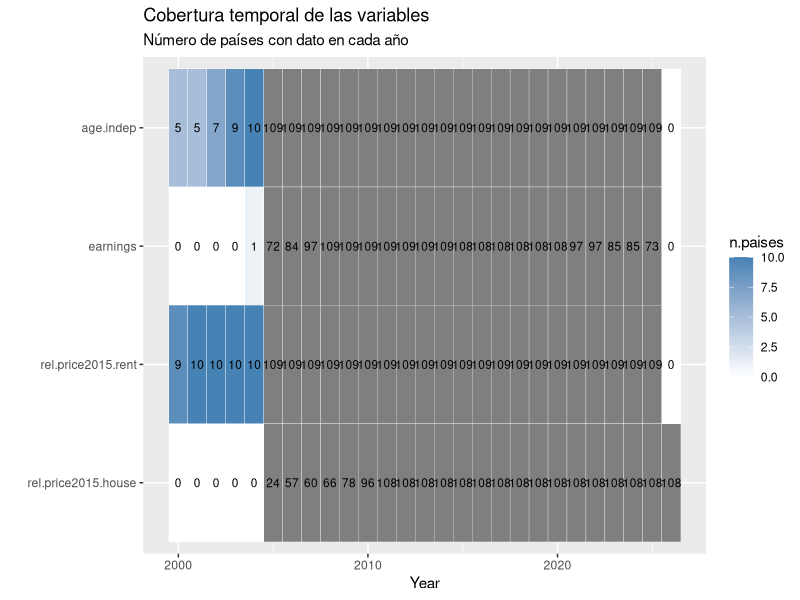
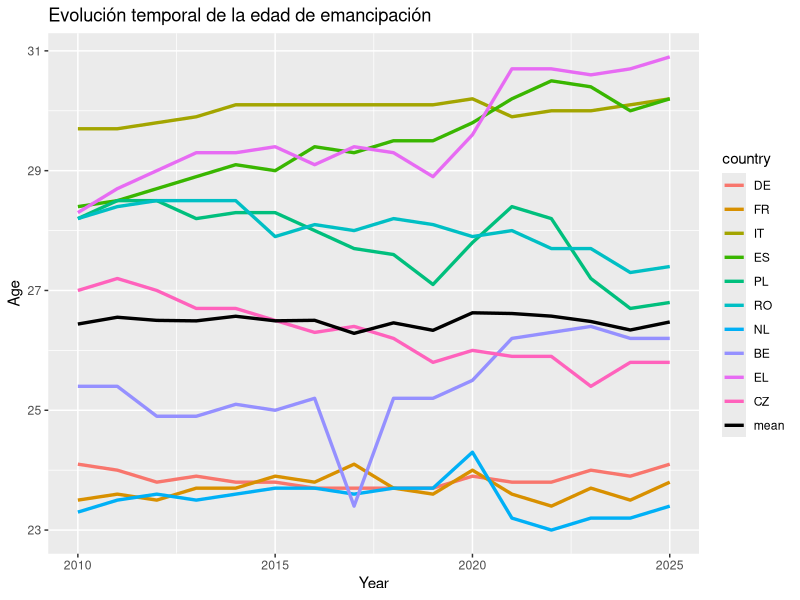
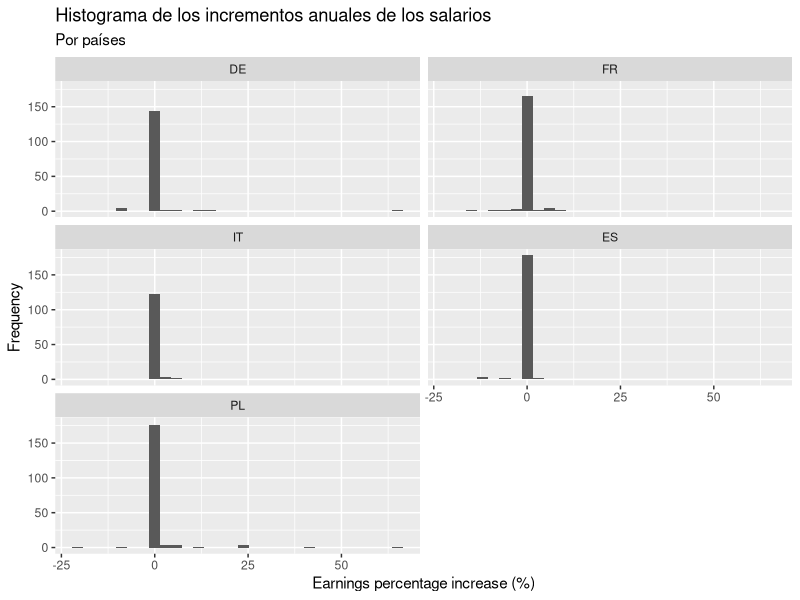
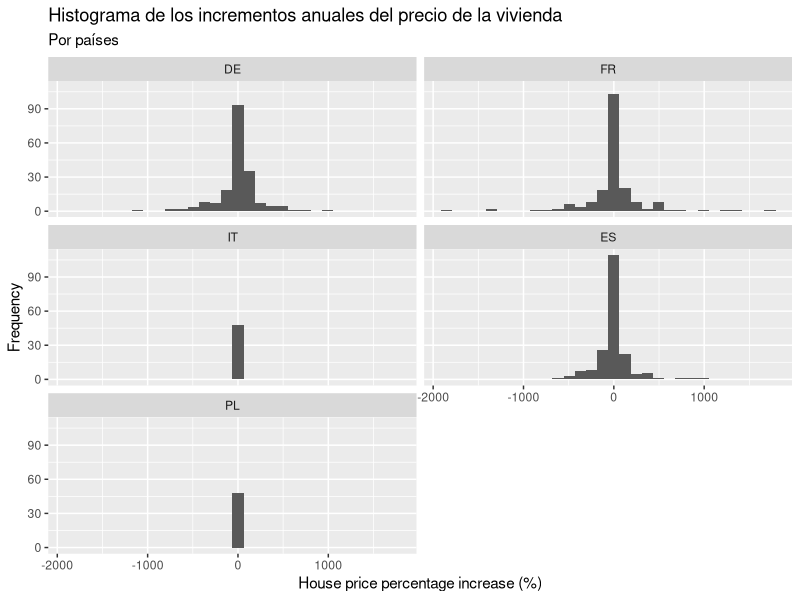
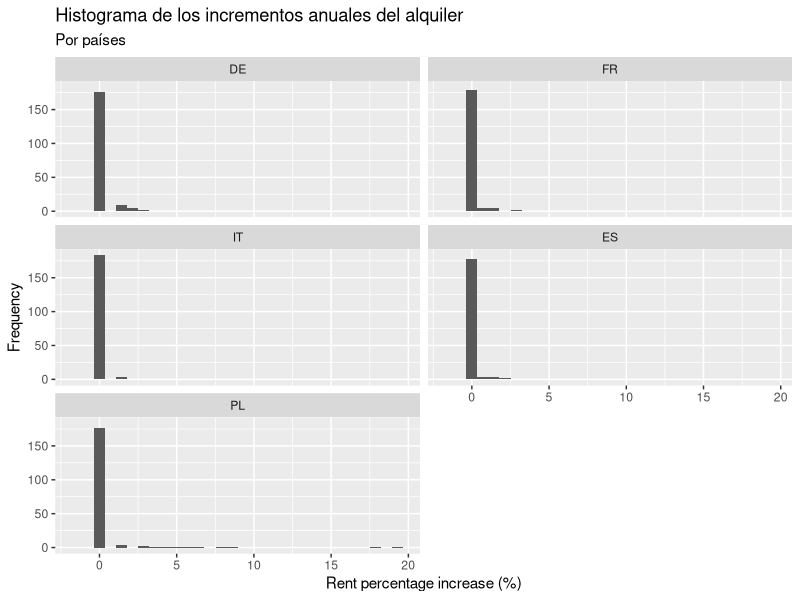
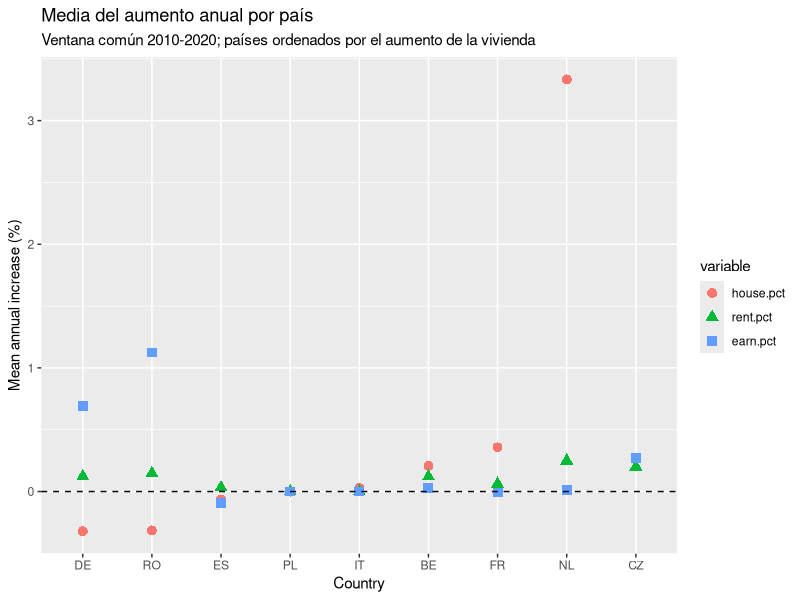
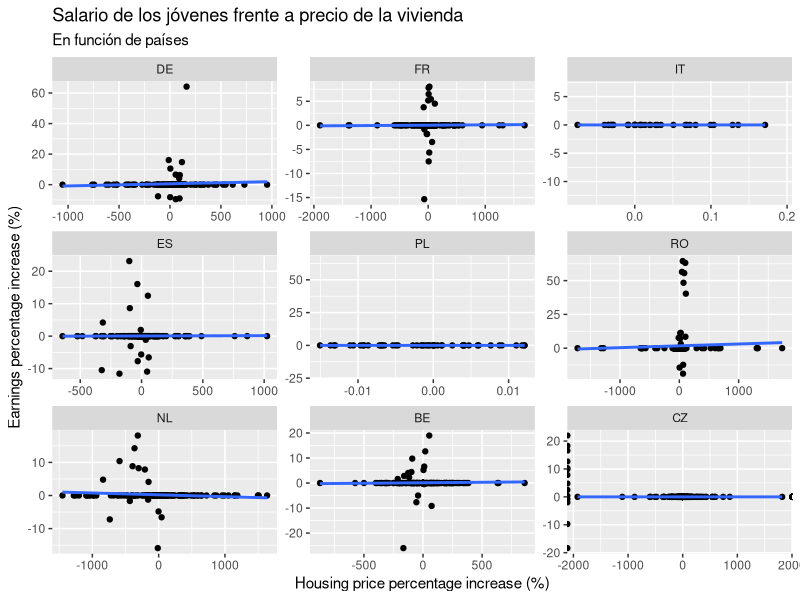
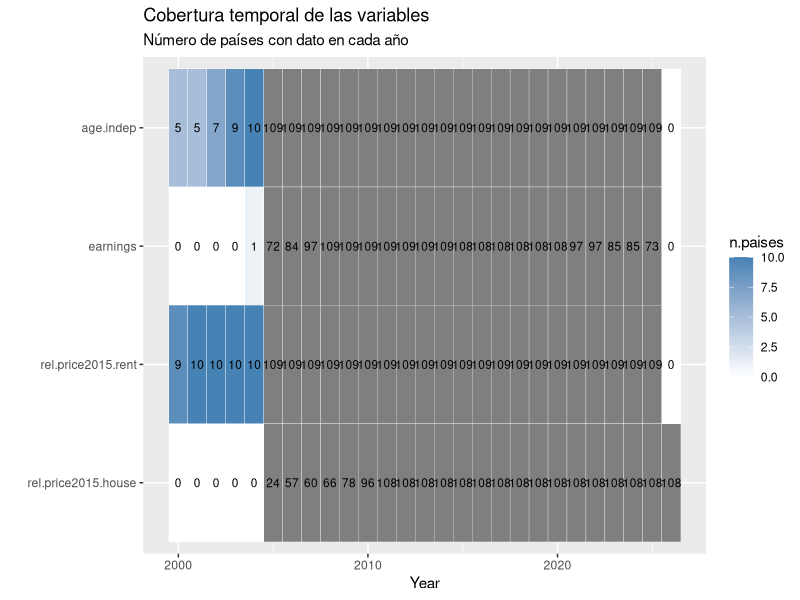

Recreate these plots in R, in order. (Note: this script raises an error after producing the figures.)
## ---- chunk 1
library(readr)
library(stringr)
library(dplyr)
library(tidyr)
library(magrittr)
library(lubridate)
library(ggplot2)
library(GGally)
## ---- chunk 2
# Cargamos el dataframe
poblacion <- read_tsv('data/poblacion_paises.tsv')

# Limpiamos los nombres de la variable country para obtener los nombres de los paises
colnames(poblacion)[1] <- 'country'
poblacion %<>% mutate(country = sub("^.*,", "", country)) %>% mutate(across(-1, ~ as.numeric(gsub('[^0-9.]', '', .x))))

# Calculamos la media poblacional de cada pais desde el 2000 hasta hoy
poblacion %<>% transmute(country, population = rowMeans(select(., -country), na.rm = TRUE))

# Ordenamos los paises de mayor a menor poblacion
# Eliminamos algunos que no pertenecen politicamente a Europa
poblacion %<>% arrange(desc(population)) %>% filter(!(country %in% c('RU', 'UA', 'DE_TOT', 'TR', 'FX', 'BY', 'AZ', 'UK')))

# Nos quedamos con los nombres de los 10 primeros
mas.poblacion10 <- poblacion$country[1:10]

# Nos quedamos con los nombres de los 5 primeros
mas.poblacion5 <- poblacion$country[1:5]
## ---- chunk 3
# Cargamos el dataframe
indep.resid <- read_tsv('data/edad_independencia_residencial.tsv')

# La primera columna viene con los valores de sex y country, por lo que hay que separarlos
colnames(indep.resid)[1] <- 'sex.country'
indep.resid %<>% mutate(sex.country = sub("^.*,([^,]*,[^,]*)$", "\\1", sex.country)) %>% separate(sex.country, into = c('sex', 'country'), sep = ',') %>% mutate(sex = factor(sex))

# Aqui pasamos los valores de edad de emancipacion en funcion de año a formato tidy
# Filtramos para quedarnos con sex = 'T', el total, ya que no nos interesa la diferenciacion por sexos
# Nos quedamos con los 10 paises mas poblados
indep.resid %<>% mutate(across(c(-1, -2), ~ as.numeric(gsub('[^0-9.]', '', .x)))) %>% pivot_longer(cols = c(-1, -2), names_to = 'year', values_to = 'age.indep') %>% mutate(year = as.numeric(year)) %>% filter(sex == 'T' & country %in% mas.poblacion10) %>% select(-sex) %>% mutate(country = factor(country, levels = mas.poblacion10, labels = mas.poblacion10))
## ---- chunk 4
precio.vivienda <- read_tsv('data/precio_vivienda.tsv')

colnames(precio.vivienda)[1] <- 'country'
precio.vivienda %<>% mutate(country = sub(".*,", "", country))

precio.vivienda %<>% mutate(across(-1, ~ as.numeric(gsub('[^0-9.]', '', .x)))) %>% pivot_longer(cols = -1, names_to = 'year.quadri', values_to = 'rel.price2015.house')

# Como el indice viene por cuatrimestres, nos quedamos con 1 solo valor, el correspondiente al cuatrimestre 1
precio.vivienda %<>% separate(year.quadri, into = c('year', 'quadri'), sep = '-') %>% mutate(quadri = factor(quadri, ordered=TRUE)) %>% mutate(year = as.numeric(year)) %>% filter(country %in% mas.poblacion10 & quadri == 'Q1') %>% select(-quadri) %>% mutate(country = factor(country, levels = mas.poblacion10, labels = mas.poblacion10))
## ---- chunk 5
precio.alquiler <- read_tsv('data/precio_alquiler.tsv')

colnames(precio.alquiler)[1] <- 'country'
precio.alquiler %<>% mutate(country = sub(".*,", "", country))

precio.alquiler %<>% mutate(across(-1, ~ as.numeric(gsub('[^0-9.]', '', .x)))) %>% pivot_longer(cols = -1, names_to = 'year', values_to = 'rel.price2015.rent') %>% mutate(year = as.numeric(year)) %>% filter(country %in% mas.poblacion10) %>% mutate(country = factor(country, levels = mas.poblacion10, labels = mas.poblacion10))
## ---- chunk 6
salarios2 <- read_tsv('data/salarios2.tsv')

# Este dataframe ha sido obtenido de otra fuente
# Por eso los nombres de los paises vienen en otro formato y hay que hacer el filtrado manualmente otra vez 
salarios2 %<>% transmute(country = ref_area.label, year = time, earnings = 0.9*obs_value, source = factor(source.label))
names.country <- c('Germany', 'France', 'Italy', 'Spain', 'Poland', 'Romania', 'Netherlands', 'Belgium', 'Greece', 'Czechia')
names.country %in% salarios2$country
salarios2 %<>% filter(country %in% names.country) %>% mutate(country = factor(country, levels = names.country, labels = mas.poblacion10))

# En algunos paises se ha cambiado el metodo de cuantificar los salarios, por lo que hay saltos muy grandes de un año a otro
# Identificamos los paises en los que ha pasado esto
major.source <- salarios2 %>% count(country, source) %>% group_by(country) %>% arrange(desc(n)) %>% slice(1) %>% mutate(major.source = source) %>% select(c(-source, -n))

# Para no estropear la tendencia temporal, nos quedamos con los datos correspondientes a 1 solo metodo, del que mas observaciones haya
salarios2 %<>% full_join(major.source) %>% mutate(earnings = ifelse(source == major.source, earnings, NA)) %>% select(c(-major.source, -source))
## ---- chunk 7
# Juntamos todas las variables en un dataframe por paises y años
jovenes.df <- indep.resid %>% full_join(salarios2) %>% full_join(precio.alquiler) %>% full_join(precio.vivienda) 
## ---- chunk 8
dim(jovenes.df)
# Numero de registros y de variables

vars.num <- setdiff(colnames(jovenes.df)[sapply(jovenes.df, is.numeric)], 'year')
vars.num
# Variables cuantitativas continuas. 'country' es cualitativa nominal y 'year' es cuantitativa discreta (indice temporal)

por.var <- function(f) unname(sapply(jovenes.df[vars.num], f))
# Aplica una funcion a cada variable numerica y devuelve un vector sin nombres
## ---- chunk 9
cobertura <- jovenes.df %>% group_by(year) %>% summarise(across(all_of(vars.num), ~ sum(!is.na(.x)))) %>% pivot_longer(-year, names_to = 'variable', values_to = 'n.paises') %>% mutate(variable = factor(variable, levels = rev(vars.num)))

ggplot(cobertura, aes(x = year, y = variable, fill = n.paises)) + geom_tile(color = 'white') + geom_text(aes(label = n.paises), size = 3) + scale_fill_gradient(low = 'white', high = 'steelblue', limits = c(0, length(unique(jovenes.df$country)))) + labs(title = 'Cobertura temporal de las variables', subtitle = 'Número de países con dato en cada año') + xlab('Year') + ylab('')
ggsave('results/univ_cobertura.pdf', width = 14, height = 10, dpi = 300)
## ---- chunk 10
# Limitamos el estudio desde el 2010 hasta el 2025
jovenes.df %<>% filter(year >= 2010 & year <= 2025)

# Obtenemos el primer año en el que comienzan las medidas de salarios y precios
# Tomamos este año como valor de referencia para poder compararlos luego mas facilmente
year.start <- jovenes.df %>% group_by(country) %>% arrange(year) %>% select(c(country, year, rel.price2015.rent, rel.price2015.house, earnings)) %>%  filter(if_all(everything(), ~ !is.na(.x))) %>% slice(1) %>% ungroup() %>% transmute(country, year.start = year)

jovenes.df <- full_join(jovenes.df, year.start)

# Ahora tomamos, para cada variable, un valor de 100 en el año de referencia, asi las podremos comparar mejor graficamente
jovenes.df %<>% group_by(country) %>% mutate(earnings = earnings/earnings[year == unique(year.start)]*100, price.rent = rel.price2015.rent/rel.price2015.rent[year == unique(year.start)]*100, price.house = rel.price2015.house/rel.price2015.house[year == unique(year.start)]*100) %>% select(c(-year.start, -rel.price2015.rent, -rel.price2015.house)) %>% ungroup()

# Calculamos los salarios en proporcion al precio de la vivienda y a los alquileres, respectivamente
jovenes.df %<>% mutate(earn.prop.house = earnings/price.house*100, earn.prop.rent = earnings/price.rent*100)

# Calculamos el aumento porcentual de los salarios, alquileres y precio de la vivienda para cada año
jovenes.df %<>%
  group_by(country) %>%
  arrange(year, .by_group = TRUE) %>%
  mutate(
    age.diff = age.indep - lag(age.indep),
    earn.diff = earnings - lag(earnings),
    house.diff = price.house - lag(price.house),
    rent.diff = price.rent - lag(price.rent)
  ) %>%
  ungroup()
## ---- chunk 11
# Calculamos ahora cuales son las variables cuantitativas continuas tras las transformaciones
vars.num <- setdiff(colnames(jovenes.df)[sapply(jovenes.df, is.numeric)], 'year')
vars.num
## ---- chunk 12
sumario.jovenes <- data.frame(variable = colnames(jovenes.df))
sumario.jovenes$type <- sapply(jovenes.df, function(x) class(x)[1])
sumario.jovenes$levels <- sapply(jovenes.df, function(x) length(unique(x)))
sumario.jovenes$topLevel <- sapply(jovenes.df, function(x) names(which.max(table(x))))
sumario.jovenes$topCount <- sapply(jovenes.df, function(x) max(table(x)))
sumario.jovenes$topFrac <- sumario.jovenes$topCount / nrow(jovenes.df)
sumario.jovenes$missFreq <- sapply(jovenes.df, function(x) sum(is.na(x)))
sumario.jovenes$missFrac <- sumario.jovenes$missFreq / nrow(jovenes.df)

sumario.jovenes
## ---- chunk 13
cobertura.var <- data.frame(variable = vars.num)
cobertura.var$year.min <- unname(sapply(vars.num, function(v) min(jovenes.df$year[!is.na(jovenes.df[[v]])])))
cobertura.var$year.max <- unname(sapply(vars.num, function(v) max(jovenes.df$year[!is.na(jovenes.df[[v]])])))
cobertura.var$n.obs <- unname(sapply(vars.num, function(v) sum(!is.na(jovenes.df[[v]]))))
cobertura.var$n.paises <- unname(sapply(vars.num, function(v) length(unique(jovenes.df$country[!is.na(jovenes.df[[v]])]))))
cobertura.var
## ---- chunk 14
mystats <- function(x, na.omit = TRUE) {
  if (na.omit) x <- x[!is.na(x)]
  m <- mean(x)
  n <- length(x)
  s <- sd(x)
  skew <- sum((x - m)^3 / s^3) / n
  kurt <- sum((x - m)^4 / s^4) / n - 3
  return(c(n = n, mean = m, trimmed = mean(x, trim = 0.1), median = median(x), min = min(x), q1 = quantile(x, 0.25, names = FALSE), q3 = quantile(x, 0.75, names = FALSE), max = max(x), stdev = s, var = var(x), mad = mad(x), IQR = IQR(x), skew = skew, kurtosis = kurt))
}
# Funcion del Tema 6 (asimetria y curtosis en exceso), ampliada con media recortada (10%), cuartiles, rango intercuartilico y MAD

estad <- sapply(jovenes.df[vars.num], mystats)

t(round(estad[c('n', 'mean', 'trimmed', 'median', 'min', 'q1', 'q3', 'max'), ], 2))
# Tendencia central y posicion

t(round(estad[c('stdev', 'var', 'mad', 'IQR', 'skew', 'kurtosis'), ], 2))
# Dispersion y forma (skew > 0: cola larga a la derecha; kurtosis > 0: colas mas pesadas que la normal)
## ---- chunk 15
age.mean <- jovenes.df %>% group_by(year) %>% summarise(age.mean = mean(age.indep, na.rm = TRUE), .groups = "drop")
ggplot() + geom_line(data = jovenes.df, mapping = aes(x = year, y = age.indep, color = country), linewidth = 1.15, na.rm = TRUE) + geom_line(data = age.mean, mapping = aes(x = year, y = age.mean, color = 'mean'), linewidth = 1.15, na.rm = TRUE) +
  scale_color_manual(values = c(setNames(scales::hue_pal()(length(unique(jovenes.df$country))), unique(jovenes.df$country)), "mean" = "black")) +
  labs(title = 'Evolución temporal de la edad de emancipación') + xlab('Year') + ylab('Age')
ggsave('results/edad_emancipacion.pdf', width = 14, height = 10, dpi = 300)
## ---- chunk 16
media.edad <- jovenes.df %>% group_by(country) %>% summarise(n.years = n(), media = round(mean(age.indep, na.rm = TRUE),2), media.pct = round(mean(age.diff, na.rm = TRUE),2), total.dif = age.indep[length(age.indep)]-age.indep[1], .groups = 'drop') %>% as.data.frame()
media.edad
# Media anual de cada pais de la edad de emancipación
## ---- chunk 17
paises.excluir <- character(0)
# Paises que se quieran dejar fuera del estudio (por ejemplo, uno con una serie muy corta que acorte la ventana comun). Grecia ya queda fuera porque no tiene serie de vivienda

aumentos <- jovenes.df %>% filter(!country %in% paises.excluir) %>% select(country, year, earnings, price.rent, price.house, earn.pct = earn.diff, rent.pct = rent.diff, house.pct = house.diff)
# Aumento porcentual: la propia .diff (variacion anual del indice, que vale 100 en el año base)

vars.pct <- c('house.pct', 'rent.pct', 'earn.pct')
# Variables del estudio: aumento porcentual de la vivienda, del alquiler y de los salarios

rango.paises <- aumentos %>% filter(!is.na(earnings) & !is.na(price.rent) & !is.na(price.house)) %>% group_by(country) %>% summarise(primero = min(year), ultimo = max(year), .groups = 'drop') %>% as.data.frame()
# Primer y ultimo año con las tres series disponibles en cada pais

year.ini <- max(rango.paises$primero)
year.fin <- min(rango.paises$ultimo)
c(year.ini = year.ini, year.fin = year.fin)
# Ventana comun: desde el ultimo de los primeros años hasta el primero de los ultimos

aum.comun <- aumentos %>% filter(year > year.ini & year <= year.fin) %>% filter(if_all(all_of(vars.pct), ~ !is.na(.x)))
# Variaciones anuales dentro de la ventana comun (la primera es la de year.ini + 1) y sin datos ausentes

aum.comun %>% count(country) %>% as.data.frame()
## ---- chunk 18
jovenes.df %>% filter(country %in% mas.poblacion5) %>% ggplot(aes(x=earn.diff)) +  geom_histogram(bins = 30, na.rm = TRUE) + facet_wrap(~country, nrow = 3)+ xlab('Earnings percentage increase (%)') + ylab('Frequency') + labs(title = 'Histograma de los incrementos anuales de los salarios', subtitle = 'Por países')
## ---- chunk 19
jovenes.df %>% filter(country %in% mas.poblacion5) %>% ggplot(aes(x=house.diff)) +  geom_histogram(bins = 30, na.rm = TRUE) + facet_wrap(~country, nrow = 3)+ xlab('House price percentage increase (%)') + ylab('Frequency') + labs(title = 'Histograma de los incrementos anuales del precio de la vivienda', subtitle = 'Por países')
## ---- chunk 20
jovenes.df %>% filter(country %in% mas.poblacion5) %>% ggplot(aes(x=rent.diff)) +  geom_histogram(bins = 30, na.rm = TRUE) + facet_wrap(~country, nrow = 3)+ xlab('Rent percentage increase (%)') + ylab('Frequency') + labs(title = 'Histograma de los incrementos anuales del alquiler', subtitle = 'Por países')
## ---- chunk 21
medias.pais <- aum.comun %>% group_by(country) %>% summarise(n.years = n(), across(all_of(vars.pct), mean), .groups = 'drop') %>% mutate(earn.menos.house = earn.pct - house.pct, earn.menos.rent = earn.pct - rent.pct) %>% as.data.frame()
medias.pais %>% mutate(across(-c(country, n.years), ~ round(.x, 2)))
# Media anual de cada pais en la ventana comun y diferencias entre variables
## ---- chunk 22
pares <- list(c('earn.pct', 'house.pct'), c('earn.pct', 'rent.pct'))

data.frame(par = sapply(pares, paste, collapse = ' vs '), paises.mayor = sapply(pares, function(p) sum(medias.pais[[p[1]]] > medias.pais[[p[2]]])), n.paises = nrow(medias.pais))
# paises.mayor: numero de paises en los que la media de la primera variable es mayor que la de la segunda
## ---- chunk 23
medias.long <- medias.pais %>% pivot_longer(all_of(vars.pct), names_to = 'variable', values_to = 'media') %>% mutate(country = factor(country, levels = as.character(medias.pais$country[order(medias.pais$house.pct)])), variable = factor(variable, levels = vars.pct))

ggplot(medias.long, aes(x = country, y = media, color = variable, shape = variable)) + geom_point(size = 3) + geom_hline(yintercept = 0, linetype = 2) + labs(title = 'Media del aumento anual por país', subtitle = paste0('Ventana común ', year.ini, '-', year.fin, '; países ordenados por el aumento de la vivienda')) + xlab('Country') + ylab('Mean annual increase (%)')
ggsave('results/univ_aumentos_medias.pdf', width = 14, height = 10, dpi = 300)
## ---- chunk 24
jovenes.df %>% filter(country != 'EL') %>% ggplot(aes(x = house.diff, y = earn.diff)) + geom_point(na.rm = TRUE) + 
   geom_smooth(method = "lm", se = FALSE, na.rm = TRUE) + facet_wrap(.~country, nrow = 4, scales = 'free') + ylab('Earnings percentage increase (%)') + xlab('Housing price percentage increase (%)') + labs(title = 'Salario de los jóvenes frente a precio de la vivienda', subtitle = 'En función de países')
## ---- chunk 25
jovenes.df %>% filter(country != 'EL') %>% group_by(country) %>% summarise(cor.pearson = cor(earn.diff, house.diff, method = 'pearson', use = 'complete.obs'), cor.spearman = cor(earn.diff, house.diff, method = 'spearman', use = 'complete.obs'))
## ---- chunk 26
jovenes.df %>% filter(country != 'EL') %>% group_by(country) %>% summarise(slope = lm(earn.diff ~ house.diff)[[1]][2])
## ---- chunk 27
jovenes.df %>% filter(country != 'EL') %>% ggplot(aes(x = rent.diff, y = earn.diff)) + geom_point(na.rm = TRUE) + 
  geom_smooth(method = "lm", se = FALSE, na.rm = TRUE) + facet_wrap(.~country, nrow = 4, scales = 'free') + ylab('Earnings percentage increase (%)') + xlab('Rent percentage increase (%)') + labs(title = 'Salario de los jóvenes frente a precio del alquiler', subtitle = 'En función de países')
## ---- chunk 28
jovenes.df %>% filter(country != 'EL') %>% group_by(country) %>% summarise(cor.pearson = cor(earn.diff, rent.diff, method = 'pearson', use = 'complete.obs'), cor.spearman = cor(earn.diff, rent.diff, method = 'spearman', use = 'complete.obs'))
## ---- chunk 29
jovenes.df %>% filter(country != 'EL') %>% group_by(country) %>% summarise(slope = lm(earn.diff ~ rent.diff)[[1]][2])
## ---- chunk 30
ggplot(data = filter(jovenes.df, country != 'EL', year >= 2005 & year <= 2025)) + 
  geom_line(aes(x = year, y = earnings, color = 'earnings'), linewidth = 1, na.rm = TRUE) + 
  geom_line(aes(x = year, y = price.house, color = 'house buying'), linewidth = 1, linetype = 2, na.rm = TRUE) + 
  geom_line(aes(x = year, y = price.rent, color = 'rent'), linewidth = 1, linetype = 3, na.rm = TRUE) + facet_wrap(.~country, nrow = 4, scales = 'free_y') + labs(title = 'Evolución porcentual del salario de los jóvenes, precio de la vivienda y precio del alquiler', subtitle = 'En función de países') + xlab('Year') + ylab('Percentage increase (%)')
ggsave('results/viviendas_salarios.pdf', width = 14, height = 10, dpi = 300)
## ---- chunk 31
ggplot(data = filter(jovenes.df, country != 'EL', year >= 2005 & year <= 2025)) + 
  geom_line(aes(x = year, y = earn.prop.house, color = 'by house prices'), linewidth = 1, na.rm = TRUE) + 
  geom_line(aes(x = year, y = earn.prop.rent, color = 'by rent'), linewidth = 1, na.rm = TRUE) + facet_wrap(.~country, nrow = 4, scales = 'free_y') + labs(title = 'Evolución del salario real en proporción al precio de la vivienda y del alquiler', subtitle = 'En función de países') + xlab('Year') + ylab('Percentage increase (%)')
ggsave('results/proporcion_salario.pdf', width = 14, height = 10, dpi = 300)
